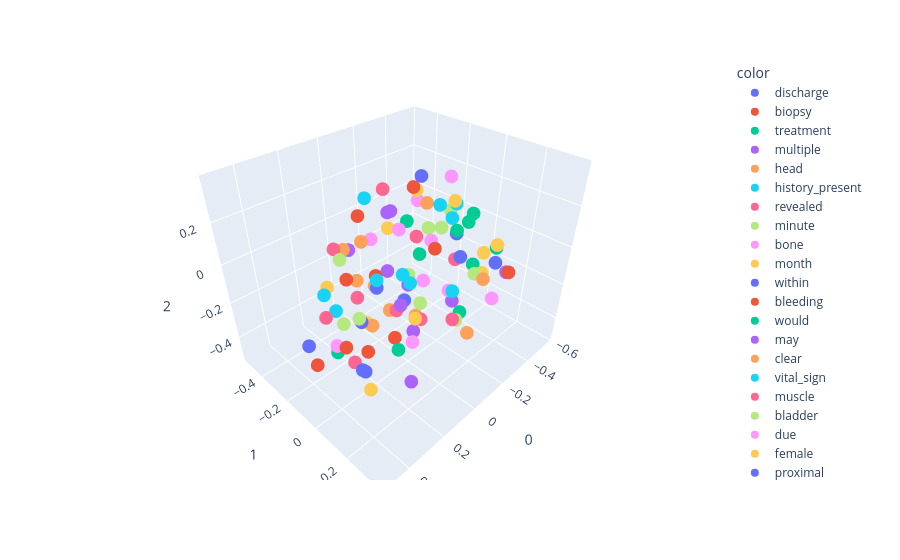

Notebook cell for this chart:
### Code cell
import plotly.express as px
fig = px.scatter_3d(X[100:200],x=0,y=1,z=2, color=y[100:200])
fig.show()

### Figure 1 — Plotly figure (JSON) as saved in the notebook; plotly's stock layout.template omitted (floating-point values rounded to 4 significant figures)
{"data": [{"hovertemplate": "color=discharge<br>0=%{x}<br>1=%{y}<br>2=%{z}<extra></extra>", "legendgroup": "discharge", "marker": {"color": "#636efa", "symbol": "circle"}, "mode": "markers", "name": "discharge", "scene": "scene", "showlegend": true, "type": "scatter3d", "x": [-0.3517], "y": [-0.0402], "z": [-0.009581]}, {"hovertemplate": "color=biopsy<br>0=%{x}<br>1=%{y}<br>2=%{z}<extra></extra>", "legendgroup": "biopsy", "marker": {"color": "#EF553B", "symbol": "circle"}, "mode": "markers", "name": "biopsy", "scene": "scene", "showlegend": true, "type": "scatter3d", "x": [0.02973], "y": [-0.1749], "z": [-0.1215]}, {"hovertemplate": "color=treatment<br>0=%{x}<br>1=%{y}<br>2=%{z}<extra></extra>", "legendgroup": "treatment", "marker": {"color": "#00cc96", "symbol": "circle"}, "mode": "markers", "name": "treatment", "scene": "scene", "showlegend": true, "type": "scatter3d", "x": [-0.5584], "y": [0.04795], "z": [-0.1413]}, {"hovertemplate": "color=multiple<br>0=%{x}<br>1=%{y}<br>2=%{z}<extra></extra>", "legendgroup": "multiple", "marker": {"color": "#ab63fa", "symbol": "circle"}, "mode": "markers", "name": "multiple", "scene": "scene", "showlegend": true, "type": "scatter3d", "x": [-0.113], "y": [-0.2507], "z": [-0.205]}, {"hovertemplate": "color=head<br>0=%{x}<br>1=%{y}<br>2=%{z}<extra></extra>", "legendgroup": "head", "marker": {"color": "#FFA15A", "symbol": "circle"}, "mode": "markers", "name": "head", "scene": "scene", "showlegend": true, "type": "scatter3d", "x": [0.1243], "y": [-0.1003], "z": [-0.3058]}, {"hovertemplate": "color=history_present<br>0=%{x}<br>1=%{y}<br>2=%{z}<extra></extra>", "legendgroup": "history_present", "marker": {"color": "#19d3f3", "symbol": "circle"}, "mode": "markers", "name": "history_present", "scene": "scene", "showlegend": true, "type": "scatter3d", "x": [-0.3178], "y": [-0.1183], "z": [0.1197]}, {"hovertemplate": "color=revealed<br>0=%{x}<br>1=%{y}<br>2=%{z}<extra></extra>", "legendgroup": "revealed", "marker": {"color": "#FF6692", "symbol": "circle"}, "mode": "markers", "name": "revealed", "scene": "scene", "showlegend": true, "type": "scatter3d", "x": [0.07192], "y": [-0.4103], "z": [-0.07128]}, {"hovertemplate": "color=minute<br>0=%{x}<br>1=%{y}<br>2=%{z}<extra></extra>", "legendgroup": "minute", "marker": {"color": "#B6E880", "symbol": "circle"}, "mode": "markers", "name": "minute", "scene": "scene", "showlegend": true, "type": "scatter3d", "x": [-0.07616], "y": [0.2003], "z": [-0.2109]}, {"hovertemplate": "color=bone<br>0=%{x}<br>1=%{y}<br>2=%{z}<extra></extra>", "legendgroup": "bone", "marker": {"color": "#FF97FF", "symbol": "circle"}, "mode": "markers", "name": "bone", "scene": "scene", "showlegend": true, "type": "scatter3d", "x": [0.3194], "y": [-0.1045], "z": [-0.2994]}, {"hovertemplate": "color=month<br>0=%{x}<br>1=%{y}<br>2=%{z}<extra></extra>", "legendgroup": "month", "marker": {"color": "#FECB52", "symbol": "circle"}, "mode": "markers", "name": "month", "scene": "scene", "showlegend": true, "type": "scatter3d", "x": [-0.5061], "y": [0.01335], "z": [-0.162]}, {"hovertemplate": "color=within<br>0=%{x}<br>1=%{y}<br>2=%{z}<extra></extra>", "legendgroup": "within", "marker": {"color": "#636efa", "symbol": "circle"}, "mode": "markers", "name": "within", "scene": "scene", "showlegend": true, "type": "scatter3d", "x": [0.1528], "y": [-0.1395], "z": [-0.2926]}, {"hovertemplate": "color=bleeding<br>0=%{x}<br>1=%{y}<br>2=%{z}<extra></extra>", "legendgroup": "bleeding", "marker": {"color": "#EF553B", "symbol": "circle"}, "mode": "markers", "name": "bleeding", "scene": "scene", "showlegend": true, "type": "scatter3d", "x": [0.08039], "y": [-0.004205], "z": [-0.3438]}, {"hovertemplate": "color=would<br>0=%{x}<br>1=%{y}<br>2=%{z}<extra></extra>", "legendgroup": "would", "marker": {"color": "#00cc96", "symbol": "circle"}, "mode": "markers", "name": "would", "scene": "scene", "showlegend": true, "type": "scatter3d", "x": [-0.3063], "y": [0.04688], "z": [-0.3959]}, {"hovertemplate": "color=may<br>0=%{x}<br>1=%{y}<br>2=%{z}<extra></extra>", "legendgroup": "may", "marker": {"color": "#ab63fa", "symbol": "circle"}, "mode": "markers", "name": "may", "scene": "scene", "showlegend": true, "type": "scatter3d", "x": [-0.3681], "y": [-0.05219], "z": [-0.4172]}, {"hovertemplate": "color=clear<br>0=%{x}<br>1=%{y}<br>2=%{z}<extra></extra>", "legendgroup": "clear", "marker": {"color": "#FFA15A", "symbol": "circle"}, "mode": "markers", "name": "clear", "scene": "scene", "showlegend": true, "type": "scatter3d", "x": [0.0111], "y": [-0.2055], "z": [-0.2025]}, {"hovertemplate": "color=vital_sign<br>0=%{x}<br>1=%{y}<br>2=%{z}<extra></extra>", "legendgroup": "vital_sign", "marker": {"color": "#19d3f3", "symbol": "circle"}, "mode": "markers", "name": "vital_sign", "scene": "scene", "showlegend": true, "type": "scatter3d", "x": [-0.3339], "y": [-0.05692], "z": [0.07082]}, {"hovertemplate": "color=muscle<br>0=%{x}<br>1=%{y}<br>2=%{z}<extra></extra>", "legendgroup": "muscle", "marker": {"color": "#FF6692", "symbol": "circle"}, "mode": "markers", "name": "muscle", "scene": "scene", "showlegend": true, "type": "scatter3d", "x": [0.3072], "y": [-0.1819], "z": [-0.1994]}, {"hovertemplate": "color=bladder<br>0=%{x}<br>1=%{y}<br>2=%{z}<extra></extra>", "legendgroup": "bladder", "marker": {"color": "#B6E880", "symbol": "circle"}, "mode": "markers", "name": "bladder", "scene": "scene", "showlegend": true, "type": "scatter3d", "x": [0.1937], "y": [-0.1034], "z": [-0.2255]}, {"hovertemplate": "color=due<br>0=%{x}<br>1=%{y}<br>2=%{z}<extra></extra>", "legendgroup": "due", "marker": {"color": "#FF97FF", "symbol": "circle"}, "mode": "markers", "name": "due", "scene": "scene", "showlegend": true, "type": "scatter3d", "x": [-0.3021], "y": [-0.1912], "z": [-0.3288]}, {"hovertemplate": "color=female<br>0=%{x}<br>1=%{y}<br>2=%{z}<extra></extra>", "legendgroup": "female", "marker": {"color": "#FECB52", "symbol": "circle"}, "mode": "markers", "name": "female", "scene": "scene", "showlegend": true, "type": "scatter3d", "x": [-0.3288], "y": [-0.2729], "z": [0.1352]}, {"hovertemplate": "color=proximal<br>0=%{x}<br>1=%{y}<br>2=%{z}<extra></extra>", "legendgroup": "proximal", "marker": {"color": "#636efa", "symbol": "circle"}, "mode": "markers", "name": "proximal", "scene": "scene", "showlegend": true, "type": "scatter3d", "x": [0.435], "y": [-0.1352], "z": [-0.2433]}, {"hovertemplate": "color=including<br>0=%{x}<br>1=%{y}<br>2=%{z}<extra></extra>", "legendgroup": "including", "marker": {"color": "#EF553B", "symbol": "circle"}, "mode": "markers", "name": "including", "scene": "scene", "showlegend": true, "type": "scatter3d", "x": [-0.2422], "y": [-0.0725], "z": [-0.05691]}, {"hovertemplate": "color=report<br>0=%{x}<br>1=%{y}<br>2=%{z}<extra></extra>", "legendgroup": "report", "marker": {"color": "#00cc96", "symbol": "circle"}, "mode": "markers", "name": "report", "scene": "scene", "showlegend": true, "type": "scatter3d", "x": [-0.5681], "y": [-0.08857], "z": [-0.3093]}, {"hovertemplate": "color=show<br>0=%{x}<br>1=%{y}<br>2=%{z}<extra></extra>", "legendgroup": "show", "marker": {"color": "#ab63fa", "symbol": "circle"}, "mode": "markers", "name": "show", "scene": "scene", "showlegend": true, "type": "scatter3d", "x": [-0.1013], "y": [-0.5229], "z": [-0.2066]}, {"hovertemplate": "color=need<br>0=%{x}<br>1=%{y}<br>2=%{z}<extra></extra>", "legendgroup": "need", "marker": {"color": "#FFA15A", "symbol": "circle"}, "mode": "markers", "name": "need", "scene": "scene", "showlegend": true, "type": "scatter3d", "x": [-0.4473], "y": [0.0649], "z": [-0.2621]}, {"hovertemplate": "color=impression<br>0=%{x}<br>1=%{y}<br>2=%{z}<extra></extra>", "legendgroup": "impression", "marker": {"color": "#19d3f3", "symbol": "circle"}, "mode": "markers", "name": "impression", "scene": "scene", "showlegend": true, "type": "scatter3d", "x": [-0.2159], "y": [-0.5174], "z": [0.04471]}, {"hovertemplate": "color=discussed<br>0=%{x}<br>1=%{y}<br>2=%{z}<extra></extra>", "legendgroup": "discussed", "marker": {"color": "#FF6692", "symbol": "circle"}, "mode": "markers", "name": "discussed", "scene": "scene", "showlegend": true, "type": "scatter3d", "x": [-0.3427], "y": [-0.03229], "z": [-0.1432]}, {"hovertemplate": "color=general<br>0=%{x}<br>1=%{y}<br>2=%{z}<extra></extra>", "legendgroup": "general", "marker": {"color": "#B6E880", "symbol": "circle"}, "mode": "markers", "name": "general", "scene": "scene", "showlegend": true, "type": "scatter3d", "x": [-0.3594], "y": [-0.08918], "z": [0.08878]}, {"hovertemplate": "color=applied<br>0=%{x}<br>1=%{y}<br>2=%{z}<extra></extra>", "legendgroup": "applied", "marker": {"color": "#FF97FF", "symbol": "circle"}, "mode": "markers", "name": "applied", "scene": "scene", "showlegend": true, "type": "scatter3d", "x": [0.3639], "y": [0.369], "z": [0.06853]}, {"hovertemplate": "color=illness<br>0=%{x}<br>1=%{y}<br>2=%{z}<extra></extra>", "legendgroup": "illness", "marker": {"color": "#FECB52", "symbol": "circle"}, "mode": "markers", "name": "illness", "scene": "scene", "showlegend": true, "type": "scatter3d", "x": [-0.3569], "y": [-0.06534], "z": [0.1448]}, {"hovertemplate": "color=indication<br>0=%{x}<br>1=%{y}<br>2=%{z}<extra></extra>", "legendgroup": "indication", "marker": {"color": "#636efa", "symbol": "circle"}, "mode": "markers", "name": "indication", "scene": "scene", "showlegend": true, "type": "scatter3d", "x": [-0.256], "y": [-0.1785], "z": [0.2595]}, {"hovertemplate": "color=status_post<br>0=%{x}<br>1=%{y}<br>2=%{z}<extra></extra>", "legendgroup": "status_post", "marker": {"color": "#EF553B", "symbol": "circle"}, "mode": "markers", "name": "status_post", "scene": "scene", "showlegend": true, "type": "scatter3d", "x": [-0.2639], "y": [-0.2318], "z": [0.1867]}, {"hovertemplate": "color=review_system<br>0=%{x}<br>1=%{y}<br>2=%{z}<extra></extra>", "legendgroup": "review_system", "marker": {"color": "#00cc96", "symbol": "circle"}, "mode": "markers", "name": "review_system", "scene": "scene", "showlegend": true, "type": "scatter3d", "x": [-0.4554], "y": [-0.03184], "z": [0.05632]}, {"hovertemplate": "color=hour<br>0=%{x}<br>1=%{y}<br>2=%{z}<extra></extra>", "legendgroup": "hour", "marker": {"color": "#ab63fa", "symbol": "circle"}, "mode": "markers", "name": "hour", "scene": "scene", "showlegend": true, "type": "scatter3d", "x": [-0.4657], "y": [0.1741], "z": [-0.1757]}, {"hovertemplate": "color=extremity<br>0=%{x}<br>1=%{y}<br>2=%{z}<extra></extra>", "legendgroup": "extremity", "marker": {"color": "#FFA15A", "symbol": "circle"}, "mode": "markers", "name": "extremity", "scene": "scene", "showlegend": true, "type": "scatter3d", "x": [-0.005694], "y": [-0.3061], "z": [-0.01917]}, {"hovertemplate": "color=family_history<br>0=%{x}<br>1=%{y}<br>2=%{z}<extra></extra>", "legendgroup": "family_history", "marker": {"color": "#19d3f3", "symbol": "circle"}, "mode": "markers", "name": "family_history", "scene": "scene", "showlegend": true, "type": "scatter3d", "x": [-0.3827], "y": [-0.07593], "z": [0.1176]}, {"hovertemplate": "color=first<br>0=%{x}<br>1=%{y}<br>2=%{z}<extra></extra>", "legendgroup": "first", "marker": {"color": "#FF6692", "symbol": "circle"}, "mode": "markers", "name": "first", "scene": "scene", "showlegend": true, "type": "scatter3d", "x": [-0.02685], "y": [0.048], "z": [-0.2707]}, {"hovertemplate": "color=joint<br>0=%{x}<br>1=%{y}<br>2=%{z}<extra></extra>", "legendgroup": "joint", "marker": {"color": "#B6E880", "symbol": "circle"}, "mode": "markers", "name": "joint", "scene": "scene", "showlegend": true, "type": "scatter3d", "x": [0.1995], "y": [-0.2077], "z": [-0.3172]}, {"hovertemplate": "color=chronic<br>0=%{x}<br>1=%{y}<br>2=%{z}<extra></extra>", "legendgroup": "chronic", "marker": {"color": "#FF97FF", "symbol": "circle"}, "mode": "markers", "name": "chronic", "scene": "scene", "showlegend": true, "type": "scatter3d", "x": [-0.4366], "y": [-0.3662], "z": [0.008081]}, {"hovertemplate": "color=upper<br>0=%{x}<br>1=%{y}<br>2=%{z}<extra></extra>", "legendgroup": "upper", "marker": {"color": "#FECB52", "symbol": "circle"}, "mode": "markers", "name": "upper", "scene": "scene", "showlegend": true, "type": "scatter3d", "x": [0.1687], "y": [-0.352], "z": [-0.2064]}, {"hovertemplate": "color=complication<br>0=%{x}<br>1=%{y}<br>2=%{z}<extra></extra>", "legendgroup": "complication", "marker": {"color": "#636efa", "symbol": "circle"}, "mode": "markers", "name": "complication", "scene": "scene", "showlegend": true, "type": "scatter3d", "x": [-0.193], "y": [0.1107], "z": [0.008408]}, {"hovertemplate": "color=incision_made<br>0=%{x}<br>1=%{y}<br>2=%{z}<extra></extra>", "legendgroup": "incision_made", "marker": {"color": "#EF553B", "symbol": "circle"}, "mode": "markers", "name": "incision_made", "scene": "scene", "showlegend": true, "type": "scatter3d", "x": [0.4837], "y": [0.1794], "z": [-0.003578]}, {"hovertemplate": "color=severe<br>0=%{x}<br>1=%{y}<br>2=%{z}<extra></extra>", "legendgroup": "severe", "marker": {"color": "#00cc96", "symbol": "circle"}, "mode": "markers", "name": "severe", "scene": "scene", "showlegend": true, "type": "scatter3d", "x": [-0.3456], "y": [-0.3515], "z": [-0.06873]}, {"hovertemplate": "color=acute<br>0=%{x}<br>1=%{y}<br>2=%{z}<extra></extra>", "legendgroup": "acute", "marker": {"color": "#ab63fa", "symbol": "circle"}, "mode": "markers", "name": "acute", "scene": "scene", "showlegend": true, "type": "scatter3d", "x": [-0.2754], "y": [-0.3954], "z": [-0.002095]}, {"hovertemplate": "color=stenosis<br>0=%{x}<br>1=%{y}<br>2=%{z}<extra></extra>", "legendgroup": "stenosis", "marker": {"color": "#FFA15A", "symbol": "circle"}, "mode": "markers", "name": "stenosis", "scene": "scene", "showlegend": true, "type": "scatter3d", "x": [-0.001912], "y": [-0.4365], "z": [-0.1189]}, {"hovertemplate": "color=large<br>0=%{x}<br>1=%{y}<br>2=%{z}<extra></extra>", "legendgroup": "large", "marker": {"color": "#19d3f3", "symbol": "circle"}, "mode": "markers", "name": "large", "scene": "scene", "showlegend": true, "type": "scatter3d", "x": [0.2189], "y": [-0.3093], "z": [-0.1996]}, {"hovertemplate": "color=second<br>0=%{x}<br>1=%{y}<br>2=%{z}<extra></extra>", "legendgroup": "second", "marker": {"color": "#FF6692", "symbol": "circle"}, "mode": "markers", "name": "second", "scene": "scene", "showlegend": true, "type": "scatter3d", "x": [0.04022], "y": [-0.03446], "z": [-0.2297]}, {"hovertemplate": "color=previous<br>0=%{x}<br>1=%{y}<br>2=%{z}<extra></extra>", "legendgroup": "previous", "marker": {"color": "#B6E880", "symbol": "circle"}, "mode": "markers", "name": "previous", "scene": "scene", "showlegend": true, "type": "scatter3d", "x": [-0.1727], "y": [-0.169], "z": [-0.2169]}, {"hovertemplate": "color=use<br>0=%{x}<br>1=%{y}<br>2=%{z}<extra></extra>", "legendgroup": "use", "marker": {"color": "#FF97FF", "symbol": "circle"}, "mode": "markers", "name": "use", "scene": "scene", "showlegend": true, "type": "scatter3d", "x": [-0.2222], "y": [0.2691], "z": [-0.1399]}, {"hovertemplate": "color=since<br>0=%{x}<br>1=%{y}<br>2=%{z}<extra></extra>", "legendgroup": "since", "marker": {"color": "#FECB52", "symbol": "circle"}, "mode": "markers", "name": "since", "scene": "scene", "showlegend": true, "type": "scatter3d", "x": [-0.5679], "y": [-0.02726], "z": [-0.3329]}, {"hovertemplate": "color=along<br>0=%{x}<br>1=%{y}<br>2=%{z}<extra></extra>", "legendgroup": "along", "marker": {"color": "#636efa", "symbol": "circle"}, "mode": "markers", "name": "along", "scene": "scene", "showlegend": true, "type": "scatter3d", "x": [0.3062], "y": [0.05624], "z": [-0.3429]}, {"hovertemplate": "color=chest<br>0=%{x}<br>1=%{y}<br>2=%{z}<extra></extra>", "legendgroup": "chest", "marker": {"color": "#EF553B", "symbol": "circle"}, "mode": "markers", "name": "chest", "scene": "scene", "showlegend": true, "type": "scatter3d", "x": [0.1549], "y": [-0.2235], "z": [-0.1025]}, {"hovertemplate": "color=appeared<br>0=%{x}<br>1=%{y}<br>2=%{z}<extra></extra>", "legendgroup": "appeared", "marker": {"color": "#00cc96", "symbol": "circle"}, "mode": "markers", "name": "appeared", "scene": "scene", "showlegend": true, "type": "scatter3d", "x": [0.2579], "y": [-0.1909], "z": [-0.4395]}, {"hovertemplate": "color=pressure<br>0=%{x}<br>1=%{y}<br>2=%{z}<extra></extra>", "legendgroup": "pressure", "marker": {"color": "#ab63fa", "symbol": "circle"}, "mode": "markers", "name": "pressure", "scene": "scene", "showlegend": true, "type": "scatter3d", "x": [0.09798], "y": [0.04882], "z": [-0.1198]}, {"hovertemplate": "color=secondary<br>0=%{x}<br>1=%{y}<br>2=%{z}<extra></extra>", "legendgroup": "secondary", "marker": {"color": "#FFA15A", "symbol": "circle"}, "mode": "markers", "name": "secondary", "scene": "scene", "showlegend": true, "type": "scatter3d", "x": [-0.3808], "y": [-0.2532], "z": [0.0561]}, {"hovertemplate": "color=blood<br>0=%{x}<br>1=%{y}<br>2=%{z}<extra></extra>", "legendgroup": "blood", "marker": {"color": "#19d3f3", "symbol": "circle"}, "mode": "markers", "name": "blood", "scene": "scene", "showlegend": true, "type": "scatter3d", "x": [-0.0748], "y": [-0.1116], "z": [-0.1364]}, {"hovertemplate": "color=possible<br>0=%{x}<br>1=%{y}<br>2=%{z}<extra></extra>", "legendgroup": "possible", "marker": {"color": "#FF6692", "symbol": "circle"}, "mode": "markers", "name": "possible", "scene": "scene", "showlegend": true, "type": "scatter3d", "x": [-0.3286], "y": [-0.2687], "z": [-0.1147]}, {"hovertemplate": "color=last<br>0=%{x}<br>1=%{y}<br>2=%{z}<extra></extra>", "legendgroup": "last", "marker": {"color": "#B6E880", "symbol": "circle"}, "mode": "markers", "name": "last", "scene": "scene", "showlegend": true, "type": "scatter3d", "x": [-0.4706], "y": [-0.004015], "z": [-0.2771]}, {"hovertemplate": "color=stable<br>0=%{x}<br>1=%{y}<br>2=%{z}<extra></extra>", "legendgroup": "stable", "marker": {"color": "#FF97FF", "symbol": "circle"}, "mode": "markers", "name": "stable", "scene": "scene", "showlegend": true, "type": "scatter3d", "x": [-0.2552], "y": [-0.1078], "z": [-0.03539]}, {"hovertemplate": "color=hospital<br>0=%{x}<br>1=%{y}<br>2=%{z}<extra></extra>", "legendgroup": "hospital", "marker": {"color": "#FECB52", "symbol": "circle"}, "mode": "markers", "name": "hospital", "scene": "scene", "showlegend": true, "type": "scatter3d", "x": [-0.5242], "y": [0.07253], "z": [-0.09883]}, {"hovertemplate": "color=leg<br>0=%{x}<br>1=%{y}<br>2=%{z}<extra></extra>", "legendgroup": "leg", "marker": {"color": "#636efa", "symbol": "circle"}, "mode": "markers", "name": "leg", "scene": "scene", "showlegend": true, "type": "scatter3d", "x": [-0.1523], "y": [-0.1768], "z": [-0.3622]}, {"hovertemplate": "color=unremarkable<br>0=%{x}<br>1=%{y}<br>2=%{z}<extra></extra>", "legendgroup": "unremarkable", "marker": {"color": "#EF553B", "symbol": "circle"}, "mode": "markers", "name": "unremarkable", "scene": "scene", "showlegend": true, "type": "scatter3d", "x": [-0.1436], "y": [-0.4876], "z": [-0.0141]}, {"hovertemplate": "color=risk<br>0=%{x}<br>1=%{y}<br>2=%{z}<extra></extra>", "legendgroup": "risk", "marker": {"color": "#00cc96", "symbol": "circle"}, "mode": "markers", "name": "risk", "scene": "scene", "showlegend": true, "type": "scatter3d", "x": [-0.3521], "y": [-0.03952], "z": [0.005445]}, {"hovertemplate": "color=could<br>0=%{x}<br>1=%{y}<br>2=%{z}<extra></extra>", "legendgroup": "could", "marker": {"color": "#ab63fa", "symbol": "circle"}, "mode": "markers", "name": "could", "scene": "scene", "showlegend": true, "type": "scatter3d", "x": [-0.1464], "y": [-0.1074], "z": [-0.5156]}, {"hovertemplate": "color=three<br>0=%{x}<br>1=%{y}<br>2=%{z}<extra></extra>", "legendgroup": "three", "marker": {"color": "#FFA15A", "symbol": "circle"}, "mode": "markers", "name": "three", "scene": "scene", "showlegend": true, "type": "scatter3d", "x": [-0.08393], "y": [0.2585], "z": [-0.2516]}, {"hovertemplate": "color=followed<br>0=%{x}<br>1=%{y}<br>2=%{z}<extra></extra>", "legendgroup": "followed", "marker": {"color": "#19d3f3", "symbol": "circle"}, "mode": "markers", "name": "followed", "scene": "scene", "showlegend": true, "type": "scatter3d", "x": [-0.03099], "y": [0.2068], "z": [-0.03125]}, {"hovertemplate": "color=brought<br>0=%{x}<br>1=%{y}<br>2=%{z}<extra></extra>", "legendgroup": "brought", "marker": {"color": "#FF6692", "symbol": "circle"}, "mode": "markers", "name": "brought", "scene": "scene", "showlegend": true, "type": "scatter3d", "x": [0.08532], "y": [0.3067], "z": [-0.04512]}, {"hovertemplate": "color=chest_pain<br>0=%{x}<br>1=%{y}<br>2=%{z}<extra></extra>", "legendgroup": "chest_pain", "marker": {"color": "#B6E880", "symbol": "circle"}, "mode": "markers", "name": "chest_pain", "scene": "scene", "showlegend": true, "type": "scatter3d", "x": [-0.3807], "y": [-0.2377], "z": [-0.07456]}, {"hovertemplate": "color=hypertension<br>0=%{x}<br>1=%{y}<br>2=%{z}<extra></extra>", "legendgroup": "hypertension", "marker": {"color": "#FF97FF", "symbol": "circle"}, "mode": "markers", "name": "hypertension", "scene": "scene", "showlegend": true, "type": "scatter3d", "x": [-0.4843], "y": [-0.1979], "z": [0.1765]}, {"hovertemplate": "color=tumor<br>0=%{x}<br>1=%{y}<br>2=%{z}<extra></extra>", "legendgroup": "tumor", "marker": {"color": "#FECB52", "symbol": "circle"}, "mode": "markers", "name": "tumor", "scene": "scene", "showlegend": true, "type": "scatter3d", "x": [0.1186], "y": [-0.146], "z": [-0.3205]}, {"hovertemplate": "color=shoulder<br>0=%{x}<br>1=%{y}<br>2=%{z}<extra></extra>", "legendgroup": "shoulder", "marker": {"color": "#636efa", "symbol": "circle"}, "mode": "markers", "name": "shoulder", "scene": "scene", "showlegend": true, "type": "scatter3d", "x": [0.02052], "y": [-0.1807], "z": [-0.196]}, {"hovertemplate": "color=portion<br>0=%{x}<br>1=%{y}<br>2=%{z}<extra></extra>", "legendgroup": "portion", "marker": {"color": "#EF553B", "symbol": "circle"}, "mode": "markers", "name": "portion", "scene": "scene", "showlegend": true, "type": "scatter3d", "x": [0.4383], "y": [-0.08462], "z": [-0.3119]}, {"hovertemplate": "color=infection<br>0=%{x}<br>1=%{y}<br>2=%{z}<extra></extra>", "legendgroup": "infection", "marker": {"color": "#00cc96", "symbol": "circle"}, "mode": "markers", "name": "infection", "scene": "scene", "showlegend": true, "type": "scatter3d", "x": [-0.2951], "y": [-0.2145], "z": [-0.177]}, {"hovertemplate": "color=place<br>0=%{x}<br>1=%{y}<br>2=%{z}<extra></extra>", "legendgroup": "place", "marker": {"color": "#ab63fa", "symbol": "circle"}, "mode": "markers", "name": "place", "scene": "scene", "showlegend": true, "type": "scatter3d", "x": [0.2352], "y": [0.2455], "z": [-0.3101]}, {"hovertemplate": "color=fracture<br>0=%{x}<br>1=%{y}<br>2=%{z}<extra></extra>", "legendgroup": "fracture", "marker": {"color": "#FFA15A", "symbol": "circle"}, "mode": "markers", "name": "fracture", "scene": "scene", "showlegend": true, "type": "scatter3d", "x": [0.04944], "y": [-0.2835], "z": [-0.1943]}, {"hovertemplate": "color=size<br>0=%{x}<br>1=%{y}<br>2=%{z}<extra></extra>", "legendgroup": "size", "marker": {"color": "#19d3f3", "symbol": "circle"}, "mode": "markers", "name": "size", "scene": "scene", "showlegend": true, "type": "scatter3d", "x": [0.1897], "y": [-0.2713], "z": [-0.285]}, {"hovertemplate": "color=anesthesia_general<br>0=%{x}<br>1=%{y}<br>2=%{z}<extra></extra>", "legendgroup": "anesthesia_general", "marker": {"color": "#FF6692", "symbol": "circle"}, "mode": "markers", "name": "anesthesia_general", "scene": "scene", "showlegend": true, "type": "scatter3d", "x": [0.1023], "y": [-0.03774], "z": [0.3709]}, {"hovertemplate": "color=breast<br>0=%{x}<br>1=%{y}<br>2=%{z}<extra></extra>", "legendgroup": "breast", "marker": {"color": "#B6E880", "symbol": "circle"}, "mode": "markers", "name": "breast", "scene": "scene", "showlegend": true, "type": "scatter3d", "x": [0.1522], "y": [-0.2631], "z": [-0.0207]}, {"hovertemplate": "color=see<br>0=%{x}<br>1=%{y}<br>2=%{z}<extra></extra>", "legendgroup": "see", "marker": {"color": "#FF97FF", "symbol": "circle"}, "mode": "markers", "name": "see", "scene": "scene", "showlegend": true, "type": "scatter3d", "x": [-0.3023], "y": [-0.02612], "z": [-0.3024]}, {"hovertemplate": "color=tube<br>0=%{x}<br>1=%{y}<br>2=%{z}<extra></extra>", "legendgroup": "tube", "marker": {"color": "#FECB52", "symbol": "circle"}, "mode": "markers", "name": "tube", "scene": "scene", "showlegend": true, "type": "scatter3d", "x": [0.1265], "y": [0.158], "z": [-0.1065]}, {"hovertemplate": "color=vicryl<br>0=%{x}<br>1=%{y}<br>2=%{z}<extra></extra>", "legendgroup": "vicryl", "marker": {"color": "#636efa", "symbol": "circle"}, "mode": "markers", "name": "vicryl", "scene": "scene", "showlegend": true, "type": "scatter3d", "x": [0.5058], "y": [0.286], "z": [-0.01493]}, {"hovertemplate": "color=site<br>0=%{x}<br>1=%{y}<br>2=%{z}<extra></extra>", "legendgroup": "site", "marker": {"color": "#EF553B", "symbol": "circle"}, "mode": "markers", "name": "site", "scene": "scene", "showlegend": true, "type": "scatter3d", "x": [0.3376], "y": [0.1164], "z": [-0.1678]}, {"hovertemplate": "color=end<br>0=%{x}<br>1=%{y}<br>2=%{z}<extra></extra>", "legendgroup": "end", "marker": {"color": "#00cc96", "symbol": "circle"}, "mode": "markers", "name": "end", "scene": "scene", "showlegend": true, "type": "scatter3d", "x": [0.2365], "y": [0.1759], "z": [-0.1856]}, {"hovertemplate": "color=injury<br>0=%{x}<br>1=%{y}<br>2=%{z}<extra></extra>", "legendgroup": "injury", "marker": {"color": "#ab63fa", "symbol": "circle"}, "mode": "markers", "name": "injury", "scene": "scene", "showlegend": true, "type": "scatter3d", "x": [-0.2366], "y": [-0.2329], "z": [-0.3426]}, {"hovertemplate": "color=arm<br>0=%{x}<br>1=%{y}<br>2=%{z}<extra></extra>", "legendgroup": "arm", "marker": {"color": "#FFA15A", "symbol": "circle"}, "mode": "markers", "name": "arm", "scene": "scene", "showlegend": true, "type": "scatter3d", "x": [0.02658], "y": [-0.09121], "z": [-0.269]}, {"hovertemplate": "color=throughout<br>0=%{x}<br>1=%{y}<br>2=%{z}<extra></extra>", "legendgroup": "throughout", "marker": {"color": "#19d3f3", "symbol": "circle"}, "mode": "markers", "name": "throughout", "scene": "scene", "showlegend": true, "type": "scatter3d", "x": [0.05468], "y": [-0.1408], "z": [-0.1149]}, {"hovertemplate": "color=lower<br>0=%{x}<br>1=%{y}<br>2=%{z}<extra></extra>", "legendgroup": "lower", "marker": {"color": "#FF6692", "symbol": "circle"}, "mode": "markers", "name": "lower", "scene": "scene", "showlegend": true, "type": "scatter3d", "x": [0.02574], "y": [-0.3171], "z": [-0.3256]}, {"hovertemplate": "color=appropriate<br>0=%{x}<br>1=%{y}<br>2=%{z}<extra></extra>", "legendgroup": "appropriate", "marker": {"color": "#B6E880", "symbol": "circle"}, "mode": "markers", "name": "appropriate", "scene": "scene", "showlegend": true, "type": "scatter3d", "x": [-0.001653], "y": [0.06538], "z": [-0.1557]}, {"hovertemplate": "color=sign<br>0=%{x}<br>1=%{y}<br>2=%{z}<extra></extra>", "legendgroup": "sign", "marker": {"color": "#FF97FF", "symbol": "circle"}, "mode": "markers", "name": "sign", "scene": "scene", "showlegend": true, "type": "scatter3d", "x": [-0.1152], "y": [-0.3646], "z": [-0.07934]}, {"hovertemplate": "color=around<br>0=%{x}<br>1=%{y}<br>2=%{z}<extra></extra>", "legendgroup": "around", "marker": {"color": "#FECB52", "symbol": "circle"}, "mode": "markers", "name": "around", "scene": "scene", "showlegend": true, "type": "scatter3d", "x": [0.3097], "y": [0.08807], "z": [-0.4222]}, {"hovertemplate": "color=mother<br>0=%{x}<br>1=%{y}<br>2=%{z}<extra></extra>", "legendgroup": "mother", "marker": {"color": "#636efa", "symbol": "circle"}, "mode": "markers", "name": "mother", "scene": "scene", "showlegend": true, "type": "scatter3d", "x": [-0.5397], "y": [0.06402], "z": [-0.2118]}, {"hovertemplate": "color=care<br>0=%{x}<br>1=%{y}<br>2=%{z}<extra></extra>", "legendgroup": "care", "marker": {"color": "#EF553B", "symbol": "circle"}, "mode": "markers", "name": "care", "scene": "scene", "showlegend": true, "type": "scatter3d", "x": [-0.3541], "y": [0.2528], "z": [-0.08035]}, {"hovertemplate": "color=social_history<br>0=%{x}<br>1=%{y}<br>2=%{z}<extra></extra>", "legendgroup": "social_history", "marker": {"color": "#00cc96", "symbol": "circle"}, "mode": "markers", "name": "social_history", "scene": "scene", "showlegend": true, "type": "scatter3d", "x": [-0.3293], "y": [0.0377], "z": [0.09085]}, {"hovertemplate": "color=positive<br>0=%{x}<br>1=%{y}<br>2=%{z}<extra></extra>", "legendgroup": "positive", "marker": {"color": "#ab63fa", "symbol": "circle"}, "mode": "markers", "name": "positive", "scene": "scene", "showlegend": true, "type": "scatter3d", "x": [-0.2317], "y": [-0.3717], "z": [0.01652]}, {"hovertemplate": "color=felt<br>0=%{x}<br>1=%{y}<br>2=%{z}<extra></extra>", "legendgroup": "felt", "marker": {"color": "#FFA15A", "symbol": "circle"}, "mode": "markers", "name": "felt", "scene": "scene", "showlegend": true, "type": "scatter3d", "x": [-0.1841], "y": [-0.1286], "z": [-0.4497]}, {"hovertemplate": "color=placement<br>0=%{x}<br>1=%{y}<br>2=%{z}<extra></extra>", "legendgroup": "placement", "marker": {"color": "#19d3f3", "symbol": "circle"}, "mode": "markers", "name": "placement", "scene": "scene", "showlegend": true, "type": "scatter3d", "x": [0.09787], "y": [0.101], "z": [0.02034]}, {"hovertemplate": "color=needle<br>0=%{x}<br>1=%{y}<br>2=%{z}<extra></extra>", "legendgroup": "needle", "marker": {"color": "#FF6692", "symbol": "circle"}, "mode": "markers", "name": "needle", "scene": "scene", "showlegend": true, "type": "scatter3d", "x": [0.4353], "y": [0.1575], "z": [-0.1235]}, {"hovertemplate": "color=age<br>0=%{x}<br>1=%{y}<br>2=%{z}<extra></extra>", "legendgroup": "age", "marker": {"color": "#B6E880", "symbol": "circle"}, "mode": "markers", "name": "age", "scene": "scene", "showlegend": true, "type": "scatter3d", "x": [-0.3779], "y": [-0.1528], "z": [-0.03669]}, {"hovertemplate": "color=loss<br>0=%{x}<br>1=%{y}<br>2=%{z}<extra></extra>", "legendgroup": "loss", "marker": {"color": "#FF97FF", "symbol": "circle"}, "mode": "markers", "name": "loss", "scene": "scene", "showlegend": true, "type": "scatter3d", "x": [-0.1695], "y": [-0.2296], "z": [0.007676]}, {"hovertemplate": "color=study<br>0=%{x}<br>1=%{y}<br>2=%{z}<extra></extra>", "legendgroup": "study", "marker": {"color": "#FECB52", "symbol": "circle"}, "mode": "markers", "name": "study", "scene": "scene", "showlegend": true, "type": "scatter3d", "x": [-0.2172], "y": [-0.3543], "z": [-0.05647]}], "layout": {"legend": {"title": {"text": "color"}, "tracegroupgap": 0}, "margin": {"t": 60}, "scene": {"domain": {"x": [0, 1], "y": [0, 1]}, "xaxis": {"title": {"text": "0"}}, "yaxis": {"title": {"text": "1"}}, "zaxis": {"title": {"text": "2"}}}}}
